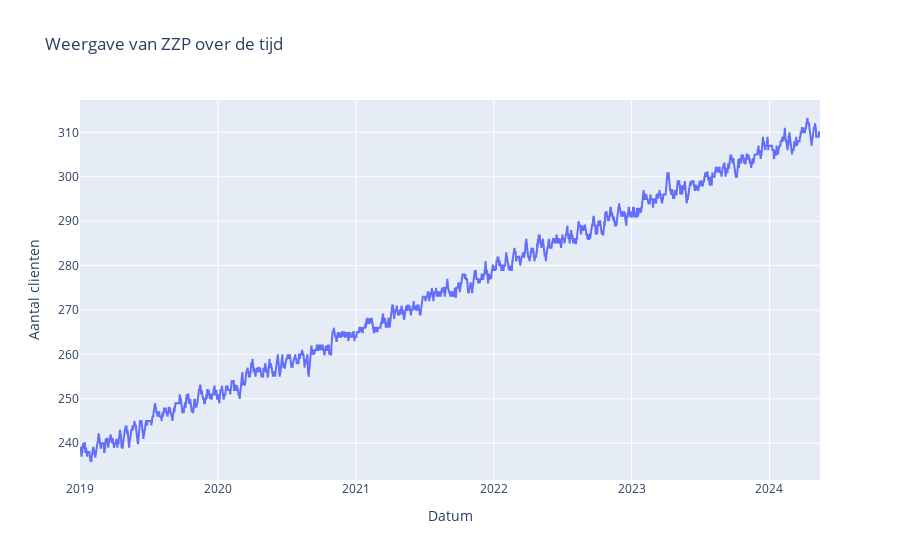

The notebook cell this image was saved under:
### Markdown cell above
# 1. Inleiding

Jullie zijn allen werkzaam bij zorgorganisatie 'Zorgello' in de afdeling Analytics. De bestuurder komt binnen stormen:

Morgen heb ik een vergadering met de Raad van Commisarissen. Vorig jaar hebben ze me flink aan de tand gevoeld. Van een aantal zaken kon ik niet goed aangeven welke richting het op beweegt. Ik heb voor de vergadering morgen wat forecasts nodig. Kunnen jullie deze even snel maken? Het gaat om:
1. Het aantal clienten (ZZP >= 6)
2. Het ziekteverzuim van ons personeel
3. Inzet van flexpool medewerkers

Jullie als afdeling verdelen de onderwerpen. 

Bekijk de data van de verschillende reeksen.

### Code cell
data = laad_data()
bekijk_zzp(data)

### Figure 1 — Plotly figure (JSON) as saved in the notebook; plotly's stock layout.template omitted (floating-point values rounded to 4 significant figures; data arrays with more than 128 entries replaced by an {"elided": "..."} marker saying what was removed)
{"data": [{"mode": "lines", "name": "ZZP", "type": "scatter", "x": {"elided": "1961 str values"}, "y": {"elided": "1961 int values"}}], "layout": {"title": {"text": "Weergave van ZZP over de tijd"}, "xaxis": {"title": {"text": "Datum"}}, "yaxis": {"title": {"text": "Aantal clienten"}}}}
